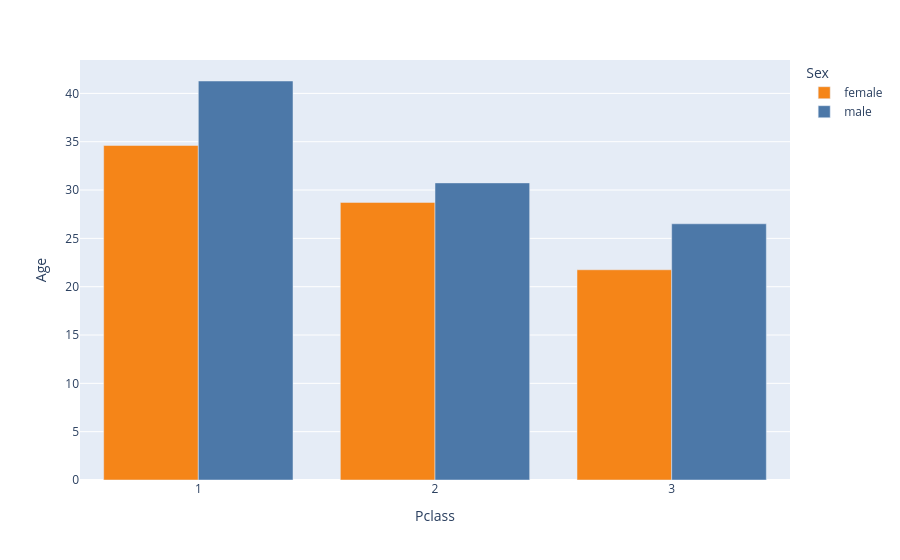

Source (notebook cell):
### Code cell
# mean age per class and sex (hue = sex), as a table and then as bars
mean_age = titanic.groupby(["Pclass", "Sex"], as_index=False)["Age"].mean()
fig = px.bar(mean_age, x="Pclass", y="Age", color="Sex", barmode="group",
             color_discrete_map={"male": BLUE, "female": ORANGE})
fig.update_xaxes(type="category")
fig

### Figure 1 — Plotly figure (JSON) as saved in the notebook; plotly's stock layout.template omitted (floating-point values rounded to 4 significant figures)
{"data": [{"alignmentgroup": "True", "hovertemplate": "Sex=female<br>Pclass=%{x}<br>Age=%{y}<extra></extra>", "legendgroup": "female", "marker": {"color": "#F58518", "pattern": {"shape": ""}}, "name": "female", "offsetgroup": "female", "orientation": "v", "showlegend": true, "textposition": "auto", "type": "bar", "x": [1, 2, 3], "xaxis": "x", "y": [34.61, 28.72, 21.75], "yaxis": "y"}, {"alignmentgroup": "True", "hovertemplate": "Sex=male<br>Pclass=%{x}<br>Age=%{y}<extra></extra>", "legendgroup": "male", "marker": {"color": "#4C78A8", "pattern": {"shape": ""}}, "name": "male", "offsetgroup": "male", "orientation": "v", "showlegend": true, "textposition": "auto", "type": "bar", "x": [1, 2, 3], "xaxis": "x", "y": [41.28, 30.74, 26.51], "yaxis": "y"}], "layout": {"barmode": "group", "legend": {"title": {"text": "Sex"}, "tracegroupgap": 0}, "margin": {"t": 60}, "xaxis": {"anchor": "y", "domain": [0.0, 1.0], "title": {"text": "Pclass"}, "type": "category"}, "yaxis": {"anchor": "x", "domain": [0.0, 1.0], "title": {"text": "Age"}}}}
